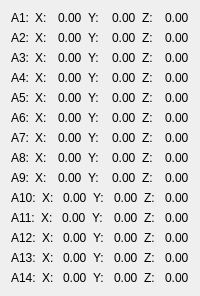
          <widget class="QWidget" name="page_2">
           <layout class="QVBoxLayout" name="verticalLayout_27">
            <item>
             <layout class="QHBoxLayout" name="horizontalLayout_27">
              <item>
               <widget class="QLabel" name="label_29">
                <property name="text">
                 <string>A1:</string>
                </property>
               </widget>
              </item>
              <item>
               <widget class="QLabel" name="label_40">
                <property name="text">
                 <string>X:</string>
                </property>
               </widget>
              </item>
              <item>
               <widget class="QLabel" name="A101_pos_X">
                <property name="text">
                 <string>0.00</string>
                </property>
               </widget>
              </item>
              <item>
               <widget class="QLabel" name="label_41">
                <property name="text">
                 <string>Y:</string>
                </property>
               </widget>
              </item>
              <item>
               <widget class="QLabel" name="A101_pos_Y">
                <property name="text">
                 <string>0.00</string>
                </property>
               </widget>
              </item>
              <item>
               <widget class="QLabel" name="label_42">
                <property name="text">
                 <string>Z:</string>
                </property>
               </widget>
              </item>
              <item>
               <widget class="QLabel" name="A101_pos_Z">
                <property name="text">
                 <string>0.00</string>
                </property>
               </widget>
              </item>
             </layout>
            </item>
            <item>
             <layout class="QHBoxLayout" name="horizontalLayout_28">
              <item>
               <widget class="QLabel" name="label_27">
                <property name="text">
                 <string>A2:</string>
                </property>
               </widget>
              </item>
              <item>
               <widget class="QLabel" name="label_28">
                <property name="text">
                 <string>X:</string>
                </property>
               </widget>
              </item>
              <item>
               <widget class="QLabel" name="A102_pos_X">
                <property name="text">
                 <string>0.00</string>
                </property>
               </widget>
              </item>
              <item>
               <widget class="QLabel" name="label_30">
                <property name="text">
                 <string>Y:</string>
                </property>
               </widget>
              </item>
              <item>
               <widget class="QLabel" name="A102_pos_Y">
                <property name="text">
                 <string>0.00</string>
                </property>
               </widget>
              </item>
              <item>
               <widget class="QLabel" name="label_32">
                <property name="text">
                 <string>Z:</string>
                </property>
               </widget>
              </item>
              <item>
               <widget class="QLabel" name="A102_pos_Z">
                <property name="text">
                 <string>0.00</string>
                </property>
               </widget>
              </item>
             </layout>
            </item>
            <item>
             <layout class="QVBoxLayout" name="verticalLayout_29">
              <item>
               <layout class="QHBoxLayout" name="horizontalLayout_30">
                <item>
                 <widget class="QLabel" name="label_43">
                  <property name="text">
                   <string>A3:</string>
                  </property>
                 </widget>
                </item>
                <item>
                 <widget class="QLabel" name="label_44">
                  <property name="text">
                   <string>X:</string>
                  </property>
                 </widget>
                </item>
                <item>
                 <widget class="QLabel" name="A103_pos_X">
                  <property name="text">
                   <string>0.00</string>
                  </property>
                 </widget>
                </item>
                <item>
                 <widget class="QLabel" name="label_45">
                  <property name="text">
                   <string>Y:</string>
                  </property>
                 </widget>
                </item>
                <item>
                 <widget class="QLabel" name="A103_pos_Y">
                  <property name="text">
                   <string>0.00</string>
                  </property>
                 </widget>
                </item>
                <item>
                 <widget class="QLabel" name="label_46">
                  <property name="text">
                   <string>Z:</string>
                  </property>
                 </widget>
                </item>
                <item>
                 <widget class="QLabel" name="A103_pos_Z">
                  <property name="text">
                   <string>0.00</string>
                  </property>
                 </widget>
                </item>
               </layout>
              </item>
              <item>
               <layout class="QHBoxLayout" name="horizontalLayout_29">
                <item>
                 <widget class="QLabel" name="label_34">
                  <property name="text">
                   <string>A4:</string>
                  </property>
                 </widget>
                </item>
                <item>
                 <widget class="QLabel" name="label_35">
                  <property name="text">
                   <string>X:</string>
                  </property>
                 </widget>
                </item>
                <item>
                 <widget class="QLabel" name="A104_pos_X">
                  <property name="text">
                   <string>0.00</string>
                  </property>
                 </widget>
                </item>
                <item>
                 <widget class="QLabel" name="label_38">
                  <property name="text">
                   <string>Y:</string>
                  </property>
                 </widget>
                </item>
                <item>
                 <widget class="QLabel" name="A104_pos_Y">
                  <property name="text">
                   <string>0.00</string>
                  </property>
                 </widget>
                </item>
                <item>
                 <widget class="QLabel" name="label_39">
                  <property name="text">
                   <string>Z:</string>
                  </property>
                 </widget>
                </item>
                <item>
                 <widget class="QLabel" name="A104_pos_Z">
                  <property name="text">
                   <string>0.00</string>
                  </property>
                 </widget>
                </item>
               </layout>
              </item>
             </layout>
            </item>
            <item>
             <layout class="QHBoxLayout" name="horizontalLayout_43">
              <item>
               <widget class="QLabel" name="label_48">
                <property name="text">
                 <string>A5:</string>
                </property>
               </widget>
              </item>
              <item>
               <widget class="QLabel" name="label_49">
                <property name="text">
                 <string>X:</string>
                </property>
               </widget>
              </item>
              <item>
               <widget class="QLabel" name="A105_pos_X">
                <property name="text">
                 <string>0.00</string>
                </property>
               </widget>
              </item>
              <item>
               <widget class="QLabel" name="label_51">
                <property name="text">
                 <string>Y:</string>
                </property>
               </widget>
              </item>
              <item>
               <widget class="QLabel" name="A105_pos_Y">
                <property name="text">
                 <string>0.00</string>
                </property>
               </widget>
              </item>
              <item>
               <widget class="QLabel" name="label_53">
                <property name="text">
                 <string>Z:</string>
                </property>
               </widget>
              </item>
              <item>
               <widget class="QLabel" name="A105_pos_Z">
                <property name="text">
                 <string>0.00</string>
                </property>
               </widget>
              </item>
             </layout>
            </item>
            <item>
             <layout class="QHBoxLayout" name="horizontalLayout_50">
              <item>
               <widget class="QLabel" name="label_76">
                <property name="text">
                 <string>A6:</string>
                </property>
               </widget>
              </item>
              <item>
               <widget class="QLabel" name="label_77">
                <property name="text">
                 <string>X:</string>
                </property>
               </widget>
              </item>
              <item>
               <widget class="QLabel" name="A106_pos_X">
                <property name="text">
                 <string>0.00</string>
                </property>
               </widget>
              </item>
              <item>
               <widget class="QLabel" name="label_79">
                <property name="text">
                 <string>Y:</string>
                </property>
               </widget>
              </item>
              <item>
               <widget class="QLabel" name="A106_pos_Y">
                <property name="text">
                 <string>0.00</string>
                </property>
               </widget>
              </item>
              <item>
               <widget class="QLabel" name="label_81">
                <property name="text">
                 <string>Z:</string>
                </property>
               </widget>
              </item>
              <item>
               <widget class="QLabel" name="A106_pos_Z">
                <property name="text">
                 <string>0.00</string>
                </property>
               </widget>
              </item>
             </layout>
            </item>
            <item>
             <layout class="QHBoxLayout" name="horizontalLayout_44">
              <item>
               <widget class="QLabel" name="label_69">
                <property name="text">
                 <string>A7:</string>
                </property>
               </widget>
              </item>
              <item>
               <widget class="QLabel" name="label_70">
                <property name="text">
                 <string>X:</string>
                </property>
               </widget>
              </item>
              <item>
               <widget class="QLabel" name="A107_pos_X">
                <property name="text">
                 <string>0.00</string>
                </property>
               </widget>
              </item>
              <item>
               <widget class="QLabel" name="label_72">
                <property name="text">
                 <string>Y:</string>
                </property>
               </widget>
              </item>
              <item>
               <widget class="QLabel" name="A107_pos_Y">
                <property name="text">
                 <string>0.00</string>
                </property>
               </widget>
              </item>
              <item>
               <widget class="QLabel" name="label_74">
                <property name="text">
                 <string>Z:</string>
                </property>
               </widget>
              </item>
              <item>
               <widget class="QLabel" name="A107_pos_Z">
                <property name="text">
                 <string>0.00</string>
                </property>
               </widget>
              </item>
             </layout>
            </item>
            <item>
             <layout class="QHBoxLayout" name="horizontalLayout_47">
              <item>
               <widget class="QLabel" name="label_62">
                <property name="text">
                 <string>A8:</string>
                </property>
               </widget>
              </item>
              <item>
               <widget class="QLabel" name="label_63">
                <property name="text">
                 <string>X:</string>
                </property>
               </widget>
              </item>
              <item>
               <widget class="QLabel" name="A108_pos_X">
                <property name="text">
                 <string>0.00</string>
                </property>
               </widget>
              </item>
              <item>
               <widget class="QLabel" name="label_65">
                <property name="text">
                 <string>Y:</string>
                </property>
               </widget>
              </item>
              <item>
               <widget class="QLabel" name="A108_pos_Y">
                <property name="text">
                 <string>0.00</string>
                </property>
               </widget>
              </item>
              <item>
               <widget class="QLabel" name="label_67">
                <property name="text">
                 <string>Z:</string>
                </property>
               </widget>
              </item>
              <item>
               <widget class="QLabel" name="A108_pos_Z">
                <property name="text">
                 <string>0.00</string>
                </property>
               </widget>
              </item>
             </layout>
            </item>
            <item>
             <layout class="QHBoxLayout" name="horizontalLayout_17">
              <item>
               <widget class="QLabel" name="label_55">
                <property name="text">
                 <string>A9:</string>
                </property>
               </widget>
              </item>
              <item>
               <widget class="QLabel" name="label_56">
                <property name="text">
                 <string>X:</string>
                </property>
               </widget>
              </item>
              <item>
               <widget class="QLabel" name="A109_pos_X">
                <property name="text">
                 <string>0.00</string>
                </property>
               </widget>
              </item>
              <item>
               <widget class="QLabel" name="label_58">
                <property name="text">
                 <string>Y:</string>
                </property>
               </widget>
              </item>
              <item>
               <widget class="QLabel" name="A109_pos_Y">
                <property name="text">
                 <string>0.00</string>
                </property>
               </widget>
              </item>
              <item>
               <widget class="QLabel" name="label_60">
                <property name="text">
                 <string>Z:</string>
                </property>
               </widget>
              </item>
              <item>
               <widget class="QLabel" name="A109_pos_Z">
                <property name="text">
                 <string>0.00</string>
                </property>
               </widget>
              </item>
             </layout>
            </item>
            <item>
             <layout class="QHBoxLayout" name="horizontalLayout_45">
              <item>
               <widget class="QLabel" name="label_90">
                <property name="text">
                 <string>A10:</string>
                </property>
               </widget>
              </item>
              <item>
               <widget class="QLabel" name="label_91">
                <property name="text">
                 <string>X:</string>
                </property>
               </widget>
              </item>
              <item>
               <widget class="QLabel" name="A110_pos_X">
                <property name="text">
                 <string>0.00</string>
                </property>
               </widget>
              </item>
              <item>
               <widget class="QLabel" name="label_93">
                <property name="text">
                 <string>Y:</string>
                </property>
               </widget>
              </item>
              <item>
               <widget class="QLabel" name="A110_pos_Y">
                <property name="text">
                 <string>0.00</string>
                </property>
               </widget>
              </item>
              <item>
               <widget class="QLabel" name="label_95">
                <property name="text">
                 <string>Z:</string>
                </property>
               </widget>
              </item>
              <item>
               <widget class="QLabel" name="A110_pos_Z">
                <property name="text">
                 <string>0.00</string>
                </property>
               </widget>
              </item>
             </layout>
            </item>
            <item>
             <layout class="QHBoxLayout" name="horizontalLayout_42">
              <item>
               <widget class="QLabel" name="label_83">
                <property name="text">
                 <string>A11:</string>
                </property>
               </widget>
              </item>
              <item>
               <widget class="QLabel" name="label_84">
                <property name="text">
                 <string>X:</string>
                </property>
               </widget>
              </item>
              <item>
               <widget class="QLabel" name="A111_pos_X">
                <property name="text">
                 <string>0.00</string>
                </property>
               </widget>
              </item>
              <item>
               <widget class="QLabel" name="label_86">
                <property name="text">
                 <string>Y:</string>
                </property>
               </widget>
              </item>
              <item>
               <widget class="QLabel" name="A111_pos_Y">
                <property name="text">
                 <string>0.00</string>
                </property>
               </widget>
              </item>
              <item>
               <widget class="QLabel" name="label_88">
                <property name="text">
                 <string>Z:</string>
                </property>
               </widget>
              </item>
              <item>
               <widget class="QLabel" name="A111_pos_Z">
                <property name="text">
                 <string>0.00</string>
                </property>
               </widget>
              </item>
             </layout>
            </item>
            <item>
             <layout class="QHBoxLayout" name="horizontalLayout_46">
              <item>
               <widget class="QLabel" name="label_104">
                <property name="text">
                 <string>A12:</string>
                </property>
               </widget>
              </item>
              <item>
               <widget class="QLabel" name="label_105">
                <property name="text">
                 <string>X:</string>
                </property>
               </widget>
              </item>
              <item>
               <widget class="QLabel" name="A112_pos_X">
                <property name="text">
                 <string>0.00</string>
                </property>
               </widget>
              </item>
              <item>
               <widget class="QLabel" name="label_107">
                <property name="text">
                 <string>Y:</string>
                </property>
               </widget>
              </item>
              <item>
               <widget class="QLabel" name="A112_pos_Y">
                <property name="text">
                 <string>0.00</string>
                </property>
               </widget>
              </item>
              <item>
               <widget class="QLabel" name="label_109">
                <property name="text">
                 <string>Z:</string>
                </property>
               </widget>
              </item>
              <item>
               <widget class="QLabel" name="A112_pos_Z">
                <property name="text">
                 <string>0.00</string>
                </property>
               </widget>
              </item>
             </layout>
            </item>
            <item>
             <layout class="QHBoxLayout" name="horizontalLayout_40">
              <item>
               <widget class="QLabel" name="label_97">
                <property name="text">
                 <string>A13:</string>
                </property>
               </widget>
              </item>
              <item>
               <widget class="QLabel" name="label_98">
                <property name="text">
                 <string>X:</string>
                </property>
               </widget>
              </item>
              <item>
               <widget class="QLabel" name="A113_pos_X">
                <property name="text">
                 <string>0.00</string>
                </property>
               </widget>
              </item>
              <item>
               <widget class="QLabel" name="label_100">
                <property name="text">
                 <string>Y:</string>
                </property>
               </widget>
              </item>
              <item>
               <widget class="QLabel" name="A113_pos_Y">
                <property name="text">
                 <string>0.00</string>
                </property>
               </widget>
              </item>
              <item>
               <widget class="QLabel" name="label_102">
                <property name="text">
                 <string>Z:</string>
                </property>
               </widget>
              </item>
              <item>
               <widget class="QLabel" name="A113_pos_Z">
                <property name="text">
                 <string>0.00</string>
                </property>
               </widget>
              </item>
             </layout>
            </item>
            <item>
             <layout class="QHBoxLayout" name="horizontalLayout_48">
              <item>
               <widget class="QLabel" name="label_111">
                <property name="text">
                 <string>A14:</string>
                </property>
               </widget>
              </item>
              <item>
               <widget class="QLabel" name="label_112">
                <property name="text">
                 <string>X:</string>
                </property>
               </widget>
              </item>
              <item>
               <widget class="QLabel" name="A114_pos_X">
                <property name="text">
                 <string>0.00</string>
                </property>
               </widget>
              </item>
              <item>
               <widget class="QLabel" name="label_114">
                <property name="text">
                 <string>Y:</string>
                </property>
               </widget>
              </item>
              <item>
               <widget class="QLabel" name="A114_pos_Y">
                <property name="text">
                 <string>0.00</string>
                </property>
               </widget>
              </item>
              <item>
               <widget class="QLabel" name="label_116">
                <property name="text">
                 <string>Z:</string>
                </property>
               </widget>
              </item>
              <item>
               <widget class="QLabel" name="A114_pos_Z">
                <property name="text">
                 <string>0.00</string>
                </property>
               </widget>
              </item>
             </layout>
            </item>
           </layout>
          </widget>
